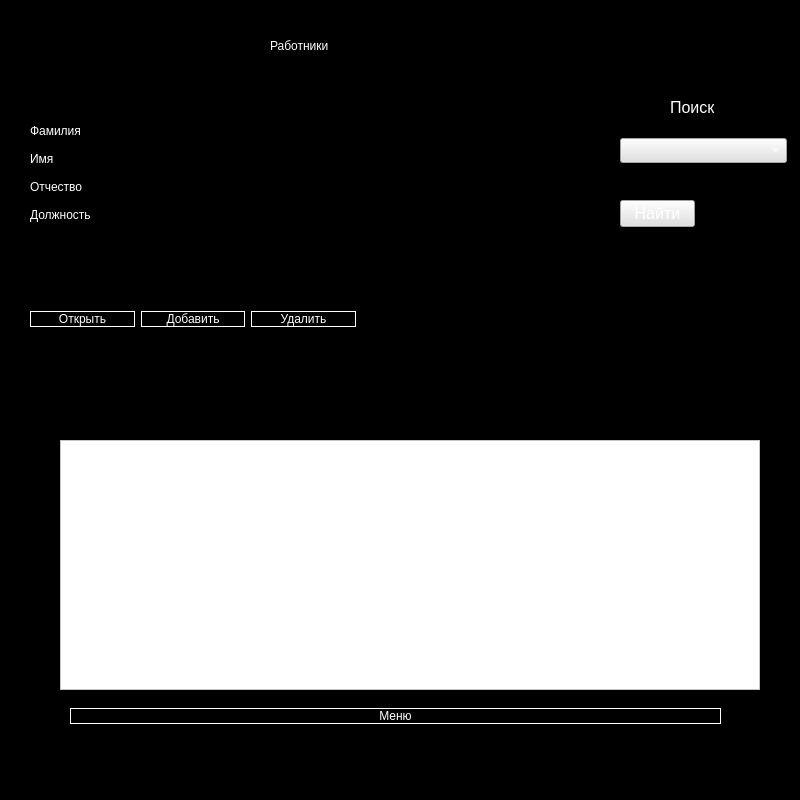
<?xml version="1.0" encoding="UTF-8"?>
<ui version="4.0">
 <class>Form</class>
 <widget class="QWidget" name="Form">
  <property name="geometry">
   <rect>
    <x>0</x>
    <y>0</y>
    <width>800</width>
    <height>800</height>
   </rect>
  </property>
  <property name="windowTitle">
   <string>Form</string>
  </property>
  <property name="styleSheet">
   <string notr="true">background-color: rgb(0, 0, 0);
color: rgb(255, 255, 255);</string>
  </property>
  <widget class="QLabel" name="label_3">
   <property name="geometry">
    <rect>
     <x>270</x>
     <y>10</y>
     <width>281</width>
     <height>71</height>
    </rect>
   </property>
   <property name="toolTip">
    <string>&lt;html&gt;&lt;head/&gt;&lt;body&gt;&lt;p align=&quot;center&quot;&gt;&lt;span style=&quot; font-size:22pt;&quot;&gt;Логин&lt;/span&gt;&lt;/p&gt;&lt;/body&gt;&lt;/html&gt;</string>
   </property>
   <property name="whatsThis">
    <string>&lt;html&gt;&lt;head/&gt;&lt;body&gt;&lt;p&gt;Логин&lt;/p&gt;&lt;/body&gt;&lt;/html&gt;</string>
   </property>
   <property name="styleSheet">
    <string notr="true">font: 40pt &quot;Arial&quot;;</string>
   </property>
   <property name="text">
    <string>Работники </string>
   </property>
   <property name="textFormat">
    <enum>Qt::AutoText</enum>
   </property>
  </widget>
  <widget class="QWidget" name="formLayoutWidget">
   <property name="geometry">
    <rect>
     <x>30</x>
     <y>120</y>
     <width>571</width>
     <height>176</height>
    </rect>
   </property>
   <layout class="QFormLayout" name="formLayout">
    <item row="0" column="0">
     <widget class="QLabel" name="label">
      <property name="toolTip">
       <string>&lt;html&gt;&lt;head/&gt;&lt;body&gt;&lt;p align=&quot;center&quot;&gt;&lt;span style=&quot; font-size:22pt;&quot;&gt;Логин&lt;/span&gt;&lt;/p&gt;&lt;/body&gt;&lt;/html&gt;</string>
      </property>
      <property name="whatsThis">
       <string>&lt;html&gt;&lt;head/&gt;&lt;body&gt;&lt;p&gt;Логин&lt;/p&gt;&lt;/body&gt;&lt;/html&gt;</string>
      </property>
      <property name="styleSheet">
       <string notr="true">font: 22pt &quot;Arial&quot;;</string>
      </property>
      <property name="text">
       <string>Фамилия</string>
      </property>
      <property name="textFormat">
       <enum>Qt::AutoText</enum>
      </property>
     </widget>
    </item>
    <item row="0" column="1">
     <widget class="QLineEdit" name="wrt1">
      <property name="styleSheet">
       <string notr="true">font: 20pt &quot;MS Shell Dlg 2&quot;;</string>
      </property>
     </widget>
    </item>
    <item row="1" column="0">
     <widget class="QLabel" name="label_2">
      <property name="toolTip">
       <string>&lt;html&gt;&lt;head/&gt;&lt;body&gt;&lt;p align=&quot;center&quot;&gt;&lt;span style=&quot; font-size:22pt;&quot;&gt;Логин&lt;/span&gt;&lt;/p&gt;&lt;/body&gt;&lt;/html&gt;</string>
      </property>
      <property name="whatsThis">
       <string>&lt;html&gt;&lt;head/&gt;&lt;body&gt;&lt;p&gt;Логин&lt;/p&gt;&lt;/body&gt;&lt;/html&gt;</string>
      </property>
      <property name="styleSheet">
       <string notr="true">font: 22pt &quot;Arial&quot;;</string>
      </property>
      <property name="text">
       <string>Имя</string>
      </property>
      <property name="textFormat">
       <enum>Qt::AutoText</enum>
      </property>
     </widget>
    </item>
    <item row="1" column="1">
     <widget class="QLineEdit" name="wrt2">
      <property name="styleSheet">
       <string notr="true">font: 20pt &quot;MS Shell Dlg 2&quot;;</string>
      </property>
     </widget>
    </item>
    <item row="2" column="0">
     <widget class="QLabel" name="label_4">
      <property name="toolTip">
       <string>&lt;html&gt;&lt;head/&gt;&lt;body&gt;&lt;p align=&quot;center&quot;&gt;&lt;span style=&quot; font-size:22pt;&quot;&gt;Логин&lt;/span&gt;&lt;/p&gt;&lt;/body&gt;&lt;/html&gt;</string>
      </property>
      <property name="whatsThis">
       <string>&lt;html&gt;&lt;head/&gt;&lt;body&gt;&lt;p&gt;Логин&lt;/p&gt;&lt;/body&gt;&lt;/html&gt;</string>
      </property>
      <property name="styleSheet">
       <string notr="true">font: 22pt &quot;Arial&quot;;</string>
      </property>
      <property name="text">
       <string>Отчество</string>
      </property>
      <property name="textFormat">
       <enum>Qt::AutoText</enum>
      </property>
     </widget>
    </item>
    <item row="2" column="1">
     <widget class="QLineEdit" name="wrt3">
      <property name="styleSheet">
       <string notr="true">font: 20pt &quot;MS Shell Dlg 2&quot;;</string>
      </property>
     </widget>
    </item>
    <item row="3" column="0">
     <widget class="QLabel" name="label_5">
      <property name="toolTip">
       <string>&lt;html&gt;&lt;head/&gt;&lt;body&gt;&lt;p align=&quot;center&quot;&gt;&lt;span style=&quot; font-size:22pt;&quot;&gt;Логин&lt;/span&gt;&lt;/p&gt;&lt;/body&gt;&lt;/html&gt;</string>
      </property>
      <property name="whatsThis">
       <string>&lt;html&gt;&lt;head/&gt;&lt;body&gt;&lt;p&gt;Логин&lt;/p&gt;&lt;/body&gt;&lt;/html&gt;</string>
      </property>
      <property name="styleSheet">
       <string notr="true">font: 22pt &quot;Arial&quot;;</string>
      </property>
      <property name="text">
       <string>Должность</string>
      </property>
      <property name="textFormat">
       <enum>Qt::AutoText</enum>
      </property>
     </widget>
    </item>
    <item row="3" column="1">
     <widget class="QLineEdit" name="wrt4">
      <property name="styleSheet">
       <string notr="true">font: 20pt &quot;MS Shell Dlg 2&quot;;</string>
      </property>
     </widget>
    </item>
   </layout>
  </widget>
  <widget class="QLabel" name="label_9">
   <property name="geometry">
    <rect>
     <x>670</x>
     <y>98</y>
     <width>51</width>
     <height>19</height>
    </rect>
   </property>
   <property name="sizePolicy">
    <sizepolicy hsizetype="Preferred" vsizetype="Preferred">
     <horstretch>3</horstretch>
     <verstretch>2</verstretch>
    </sizepolicy>
   </property>
   <property name="font">
    <font>
     <pointsize>12</pointsize>
    </font>
   </property>
   <property name="styleSheet">
    <string notr="true"/>
   </property>
   <property name="text">
    <string>Поиск</string>
   </property>
  </widget>
  <widget class="QComboBox" name="cbColNames">
   <property name="geometry">
    <rect>
     <x>620</x>
     <y>138</y>
     <width>167</width>
     <height>25</height>
    </rect>
   </property>
   <property name="sizePolicy">
    <sizepolicy hsizetype="Preferred" vsizetype="Maximum">
     <horstretch>0</horstretch>
     <verstretch>0</verstretch>
    </sizepolicy>
   </property>
   <property name="font">
    <font>
     <pointsize>12</pointsize>
    </font>
   </property>
   <property name="styleSheet">
    <string notr="true">background-color: rgb(225, 225, 225);</string>
   </property>
  </widget>
  <widget class="QLineEdit" name="leFind">
   <property name="enabled">
    <bool>true</bool>
   </property>
   <property name="geometry">
    <rect>
     <x>620</x>
     <y>169</y>
     <width>167</width>
     <height>25</height>
    </rect>
   </property>
   <property name="sizePolicy">
    <sizepolicy hsizetype="Expanding" vsizetype="Maximum">
     <horstretch>0</horstretch>
     <verstretch>0</verstretch>
    </sizepolicy>
   </property>
   <property name="font">
    <font>
     <pointsize>12</pointsize>
    </font>
   </property>
   <property name="styleSheet">
    <string notr="true">color: rgb(225, 225, 225); </string>
   </property>
   <property name="text">
    <string/>
   </property>
  </widget>
  <widget class="QPushButton" name="pbFind">
   <property name="geometry">
    <rect>
     <x>620</x>
     <y>200</y>
     <width>75</width>
     <height>27</height>
    </rect>
   </property>
   <property name="font">
    <font>
     <pointsize>12</pointsize>
    </font>
   </property>
   <property name="styleSheet">
    <string notr="true">background-color: rgb(225, 225, 225);</string>
   </property>
   <property name="text">
    <string>Найти</string>
   </property>
  </widget>
  <widget class="QWidget" name="layoutWidget">
   <property name="geometry">
    <rect>
     <x>30</x>
     <y>300</y>
     <width>326</width>
     <height>39</height>
    </rect>
   </property>
   <layout class="QHBoxLayout" name="horizontalLayout">
    <item>
     <widget class="QPushButton" name="OpenButton">
      <property name="styleSheet">
       <string notr="true">font: 18pt &quot;MS Shell Dlg 2&quot;;
border: 1px solid rgb(255, 255, 255);</string>
      </property>
      <property name="text">
       <string>Открыть</string>
      </property>
     </widget>
    </item>
    <item>
     <widget class="QPushButton" name="InnerButton">
      <property name="styleSheet">
       <string notr="true">font: 18pt &quot;MS Shell Dlg 2&quot;;
border: 1px solid rgb(255, 255, 255);</string>
      </property>
      <property name="text">
       <string>Добавить</string>
      </property>
     </widget>
    </item>
    <item>
     <widget class="QPushButton" name="DeleteButton">
      <property name="styleSheet">
       <string notr="true">font: 18pt &quot;MS Shell Dlg 2&quot;;
border: 1px solid rgb(255, 255, 255);</string>
      </property>
      <property name="text">
       <string>Удалить</string>
      </property>
     </widget>
    </item>
   </layout>
  </widget>
  <widget class="QWidget" name="layoutWidget_2">
   <property name="geometry">
    <rect>
     <x>70</x>
     <y>700</y>
     <width>651</width>
     <height>33</height>
    </rect>
   </property>
   <layout class="QHBoxLayout" name="horizontalLayout_3">
    <item>
     <widget class="QPushButton" name="hub">
      <property name="styleSheet">
       <string notr="true">font: 18pt &quot;MS Shell Dlg 2&quot;;
border: 1px solid rgb(255, 255, 255);</string>
      </property>
      <property name="text">
       <string>Меню</string>
      </property>
     </widget>
    </item>
   </layout>
  </widget>
  <widget class="QTableWidget" name="tableWidget">
   <property name="geometry">
    <rect>
     <x>60</x>
     <y>440</y>
     <width>700</width>
     <height>250</height>
    </rect>
   </property>
   <property name="styleSheet">
    <string notr="true">background-color: rgb(255, 255, 255);
color: rgb(0, 0, 0);
alternate-background-color: rgb(96, 96, 96);
selection-background-color: rgb(40, 40, 40);</string>
   </property>
  </widget>
 </widget>
 <resources/>
 <connections/>
</ui>
